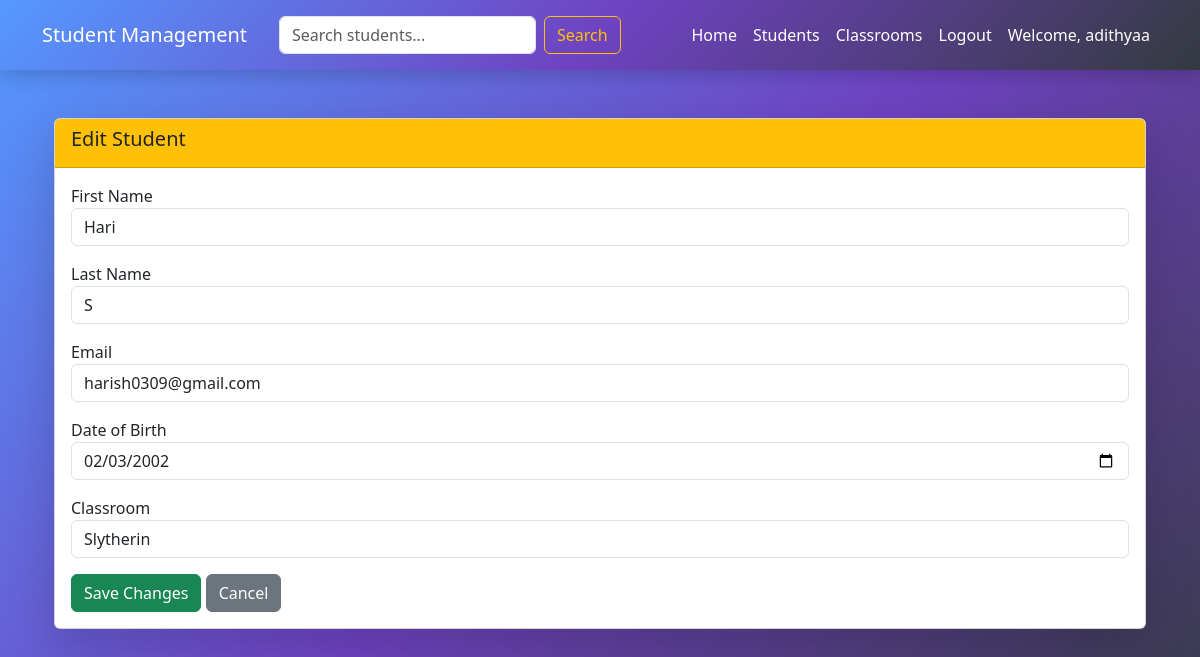
/base/students/edit/1/ (signed in), run on the app's committed database.
### base/models.py (models this page shows, shortened)
class Student(models.Model):
    CLASSROOM_CHOICES = [
        ('A', 'Classroom A'),
        ('B', 'Classroom B'),
        ('C', 'Classroom C'),
    ]
    first_name = models.CharField(max_length=100, default="Unknown")
    last_name = models.CharField(max_length=100, default="Unknown")
    email = models.EmailField(unique=True)
    dob = models.DateField(null=True, blank=True)
    classroom = models.ForeignKey(Classroom, on_delete=models.SET_NULL, null=True, blank=True)
    teacher = models.ForeignKey(Teacher, on_delete=models.SET_NULL, null=True, blank=True)
    present_days = models.IntegerField(default=0)
    total_days = models.IntegerField(default=0)
    attendance_percentage = models.FloatField(default=0.0)
    @property
    def attendance_percentage(self):
        if self.total_days == 0:
            return 0
        return (self.present_days / self.total_days) * 100

class Classroom(models.Model):
    name = models.CharField(max_length=100)
    teacher = models.ForeignKey(Teacher, on_delete=models.SET_NULL, null=True, blank=True, related_name='classrooms')  # Fix here
    room_number = models.CharField(max_length=50, default="Unknown")

### base/views.py (the view, shortened to what this page needs)
# urls.py: path('students/edit/<int:student_id>/', views.edit_student, name='edit_student'),
@login_required
def edit_student(request, student_id):
    student = get_object_or_404(Student, id=student_id)
    classrooms = Classroom.objects.all()
    return render(request, 'base/edit_student.html', {'student': student, 'classrooms': classrooms})

### base/templates/base/edit_student.html (shortened to what this page needs)
{% extends 'base/base.html' %}
{% block content %}
<div class="container mt-5">
    <div class="card shadow-lg">
        <div class="card-header bg-warning text-dark">
            <h5>Edit Student</h5>
        </div>
        <div class="card-body">
            <form method="POST">
                <div class="mb-3">
                    <label>First Name</label>
                    <input type="text" name="first_name" class="form-control" value="{{ student.first_name }}" required>
                </div>
                <div class="mb-3">
                    <label>Last Name</label>
                    <input type="text" name="last_name" class="form-control" value="{{ student.last_name }}" required>
                </div>
                <div class="mb-3">
                    <label>Email</label>
                    <input type="text" name="email" class="form-control" value="{{ student.email }}" required>
                </div>
                <div class="mb-3">
                    <label>Date of Birth</label>
                    <input type="date" name="dateofbirth" class="form-control" value="{{ student.dob|date:'Y-m-d' }}" required>
                </div>
                <div class="mb-3">
                    <label>Classroom</label>
                    <select name="classroom" class="form-control" required>
                        {% for classroom in classrooms %}
                            <option value="{{ classroom.id }}" {% if classroom.id == student.classroom.id %}selected{% endif %}>{{ classroom.name }}</option>
                        {% endfor %}
                    </select>
                </div>
                <button type="submit" class="btn btn-success">Save Changes</button>
                <a href="{% url 'student_list' %}" class="btn btn-secondary">Cancel</a>
            </form>
        </div>
    </div>
</div>
{% endblock %}

### base/templates/base/base.html (shortened to what this page needs)
<!DOCTYPE html>
<html lang="en">
<head>
    <link rel="stylesheet" href="https://cdn.jsdelivr.net/npm/bootstrap@5.3.0/dist/css/bootstrap.min.css">
</head>
<body>
    <nav class="navbar navbar-expand-lg navbar-dark">
        <div class="container">
            <a class="navbar-brand" href="{% url 'home' %}">Student Management</a>
            <form class="d-flex ms-3" method="GET" action="{% url 'student_list' %}">
                <input class="form-control me-2" type="search" name="q" placeholder="Search students..." value="{{ request.GET.q }}">
                <button class="btn btn-outline-warning" type="submit">Search</button>
            </form>
            <div class="collapse navbar-collapse" id="navbarNav">
                <ul class="navbar-nav ms-auto">
                    {% if user.is_authenticated %}
                        <li class="nav-item"><a class="nav-link" href="{% url 'home' %}">Home</a></li>
                        <li class="nav-item"><a class="nav-link" href="{% url 'student_list' %}">Students</a></li>
                        <li class="nav-item"><a class="nav-link" href="{% url 'classroom_list' %}">Classrooms</a></li>
                        <li class="nav-item"><a class="nav-link" href="{% url 'logout' %}">Logout</a></li>
                        <li class="nav-item">
                            <span class="nav-link">Welcome, {{ user.username }}</span>
                        </li>
                    {% else %}
                        <li class="nav-item"><a class="nav-link" href="{% url 'login' %}">Login</a></li>
                    {% endif %}
                </ul>
            </div>
        </div>
    </nav>
    <div class="container mt-4">
        {% block content %}
        {% endblock %}
    </div>
</body>
</html>

### base/templates/base/base.html (style rules this page uses)
html, body { height: 100%; margin: 0; padding: 0; }
body { background: linear-gradient(135deg, #5599ff 0%, #6f42c1 50%, #343a40 100%); font-family: 'Segoe UI', sans-serif; background-attachment: fixed; background-repeat: no-repeat; background-size: cover; }
.navbar { background: linear-gradient(135deg, #5599ff 0%, #6f42c1 50%, #343a40 100%); padding: 15px 30px; box-shadow: 0 4px 20px rgba(0, 0, 0, 0.2); }
.navbar-brand, .navbar-nav .nav-link { color: #fff !important; font-weight: 500; transition: color 0.3s ease; }

### data on the page
Student: first_name "Hari", last_name "S", email "harish0309@gmail.com", dateofbirth "02/03/2002", classroom "Slytherin"

### other printed values
{{ user.username }} "adithyaa"
